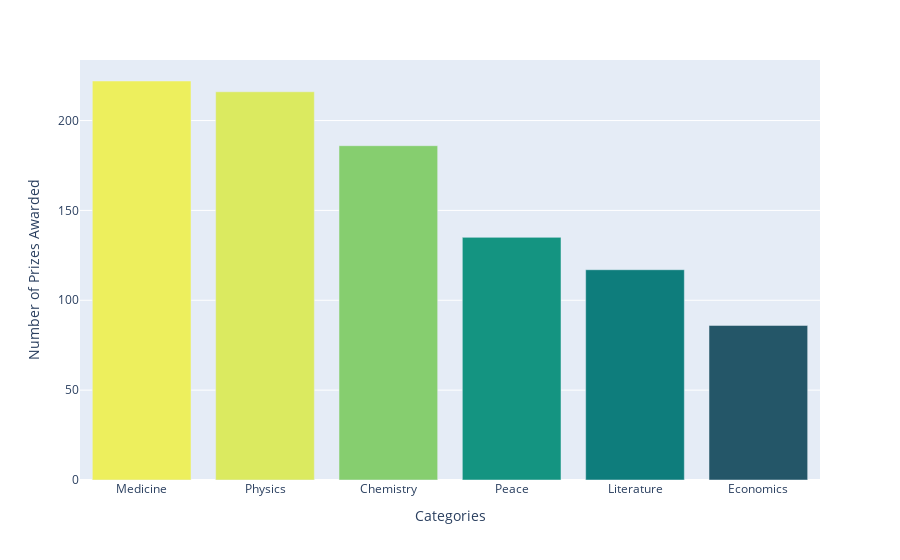

Notebook cell for this chart:
### Code cell
categories = df_data.category.value_counts()
fig = px.bar(x=categories.index, y=categories.values, color=categories.values, color_continuous_scale="Aggrnyl")
fig.update_layout(xaxis_title="Categories", yaxis_title="Number of Prizes Awarded", coloraxis_showscale=False)
fig.show()

### Figure 1 — Plotly figure (JSON) as saved in the notebook; plotly's stock layout.template omitted (floating-point values rounded to 4 significant figures)
{"data": [{"alignmentgroup": "True", "hovertemplate": "x=%{x}<br>y=%{y}<br>color=%{marker.color}<extra></extra>", "legendgroup": "", "marker": {"color": [222, 216, 186, 135, 117, 86], "coloraxis": "coloraxis"}, "name": "", "offsetgroup": "", "orientation": "v", "showlegend": false, "textposition": "auto", "type": "bar", "x": ["Medicine", "Physics", "Chemistry", "Peace", "Literature", "Economics"], "xaxis": "x", "y": [222, 216, 186, 135, 117, 86], "yaxis": "y"}], "layout": {"barmode": "relative", "coloraxis": {"colorbar": {"title": {"text": "color"}}, "colorscale": [[0, "rgb(36, 86, 104)"], [0.1667, "rgb(15, 114, 121)"], [0.3333, "rgb(13, 143, 129)"], [0.5, "rgb(57, 171, 126)"], [0.6667, "rgb(110, 197, 116)"], [0.8333, "rgb(169, 220, 103)"], [1, "rgb(237, 239, 93)"]], "showscale": false}, "legend": {"tracegroupgap": 0}, "margin": {"t": 60}, "xaxis": {"anchor": "y", "domain": [0, 1], "title": {"text": "Categories"}}, "yaxis": {"anchor": "x", "domain": [0, 1], "title": {"text": "Number of Prizes Awarded"}}}}
